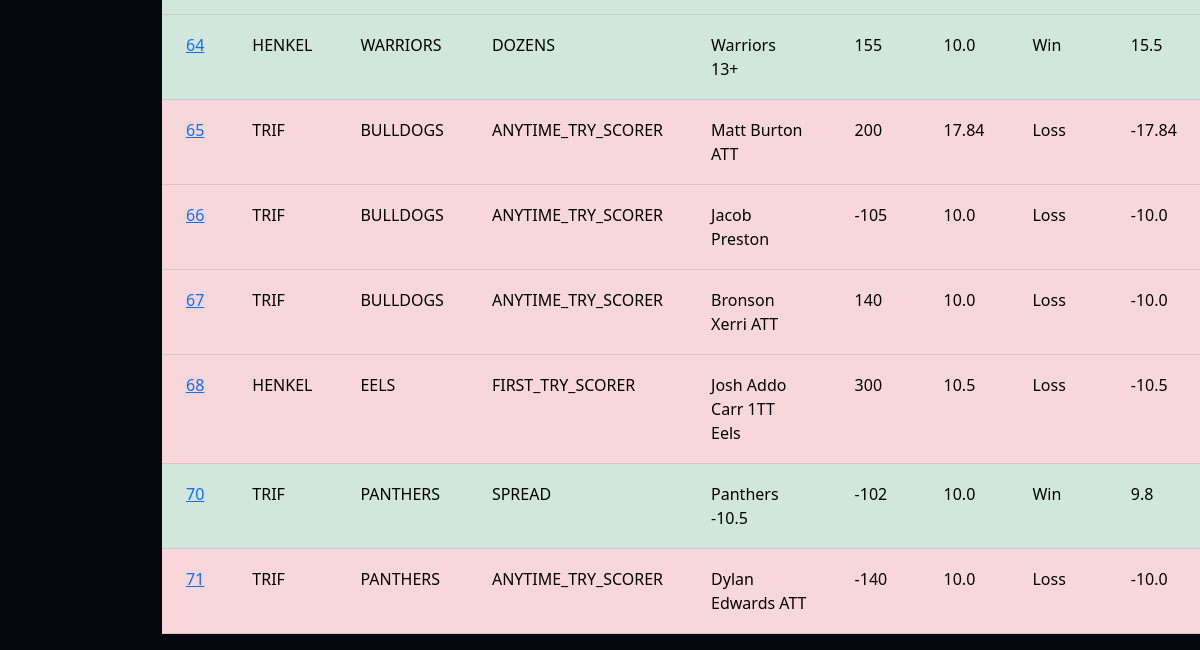
The app's page /transactions (lower part), older data.
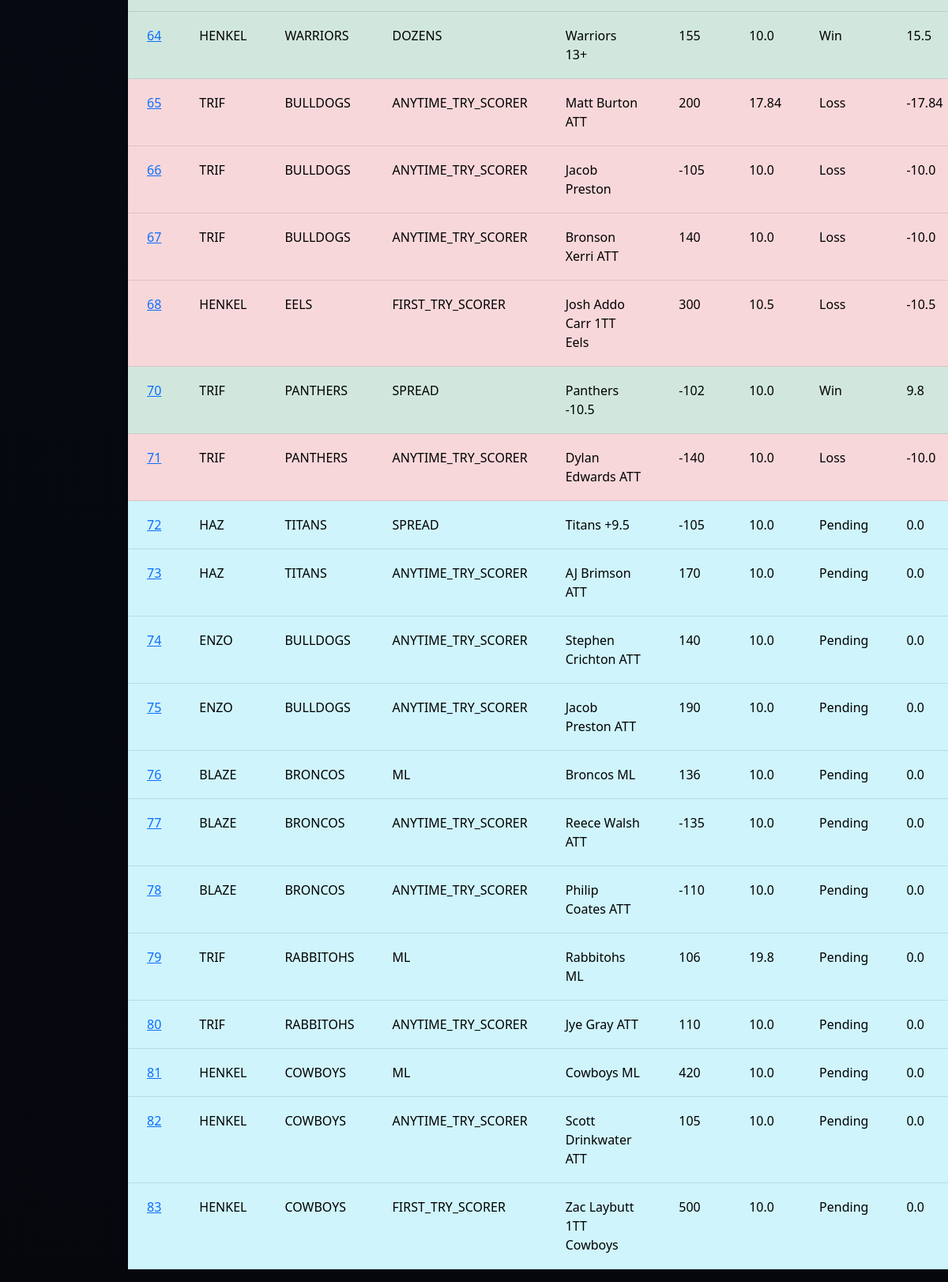
The same page, newer data.
### tables this page shows
CREATE TABLE Transactions (
                            ID INTEGER PRIMARY KEY AUTOINCREMENT,
                            PlayerID INTEGER,
                            Team TEXT,
                            BetType TEXT,
                            Description TEXT,
                            Odds INTEGER,
                            AmountBet REAL,
                            Status TEXT,
                            AmountWon REAL,
                            FOREIGN KEY(PlayerID) REFERENCES Players(ID)
                        );

CREATE TABLE Players (
                        ID INTEGER PRIMARY KEY AUTOINCREMENT,
                        Name TEXT,
                        BetsPlaced INTEGER,
                        SuccessRate REAL,
                        Bank REAL
                    );

### app.py (the view)
@app.route("/transactions")
def transactions():
    db = get_db(DB)
    data = db.execute("""
        SELECT Transactions.*, Players.Name
        FROM Transactions
        JOIN Players ON Players.ID = Transactions.PlayerID
    """).fetchall()
    return render_template("transactions.html", transactions=data)

### app.py (called while the page is built)
def get_db(DB):
    try:
        db = sqlite3.connect(DB)
        return db
    except sqlite3.Error as e:
        print(f"Error opening database: {e}")
        return None

### templates/transactions.html (shortened to what this page needs)
{% extends "base.html" %}
{% block content %}
<table class="table transaction-table">
    {% for p in transactions %}
    {% if p[7] == "Win" %}
    <tr class="table-success">
    {% elif p[7] == "Loss" %}
    <tr class="table-danger">
    {% elif p[7] == "Pending" %}
    <tr class="table-info">
    {% else %}
    <tr class="table-primary">
    {% endif %}
        <td>
            <a href="{{ url_for('player', id=p[0]) }}">
                {{ p[0] }}
            </a>
        </td>
        <td>{{ p[9] }}</td>
        <td>{{ p[2] }}</td>
        <td>{{ p[3] }}</td>
        <td>{{ p[4] }}</td>
        <td>{{ p[5] }}</td>
        <td>{{ p[6] }}</td>
        <td>{{ p[7] }}</td>
        <td>{{ p[8] }}</td>
    </tr>
    {% endfor %}
</table>
{% endblock %}

Row changes from the older to the newer data that the page shows:
added Transactions: ID "72", Name "HAZ", Team "TITANS", BetType "SPREAD", Description "Titans +9.5", Odds "-105", AmountBet "10.0", Status "Pending", AmountWon "0.0"
added Transactions: ID "73", Name "HAZ", Team "TITANS", BetType "ANYTIME_TRY_SCORER", Description "AJ Brimson ATT", Odds "170", AmountBet "10.0", Status "Pending", AmountWon "0.0"
added Transactions: ID "74", Name "ENZO", Team "BULLDOGS", BetType "ANYTIME_TRY_SCORER", Description "Stephen Crichton ATT", Odds "140", AmountBet "10.0", Status "Pending", AmountWon "0.0"
added Transactions: ID "75", Name "ENZO", Team "BULLDOGS", BetType "ANYTIME_TRY_SCORER", Description "Jacob Preston ATT", Odds "190", AmountBet "10.0", Status "Pending", AmountWon "0.0"
added Transactions: ID "76", Name "BLAZE", Team "BRONCOS", BetType "ML", Description "Broncos ML", Odds "136", AmountBet "10.0", Status "Pending", AmountWon "0.0"
added Transactions: ID "77", Name "BLAZE", Team "BRONCOS", BetType "ANYTIME_TRY_SCORER", Description "Reece Walsh ATT", Odds "-135", AmountBet "10.0", Status "Pending", AmountWon "0.0"
added Transactions: ID "78", Name "BLAZE", Team "BRONCOS", BetType "ANYTIME_TRY_SCORER", Description "Philip Coates ATT", Odds "-110", AmountBet "10.0", Status "Pending", AmountWon "0.0"
added Transactions: ID "79", Name "TRIF", Team "RABBITOHS", BetType "ML", Description "Rabbitohs ML", Odds "106", AmountBet "19.8", Status "Pending", AmountWon "0.0"
added Transactions: ID "80", Name "TRIF", Team "RABBITOHS", BetType "ANYTIME_TRY_SCORER", Description "Jye Gray ATT", Odds "110", AmountBet "10.0", Status "Pending", AmountWon "0.0"
added Transactions: ID "81", Name "HENKEL", Team "COWBOYS", BetType "ML", Description "Cowboys ML", Odds "420", AmountBet "10.0", Status "Pending", AmountWon "0.0"
added Transactions: ID "82", Name "HENKEL", Team "COWBOYS", BetType "ANYTIME_TRY_SCORER", Description "Scott Drinkwater ATT", Odds "105", AmountBet "10.0", Status "Pending", AmountWon "0.0"
added Transactions: ID "83", Name "HENKEL", Team "COWBOYS", BetType "FIRST_TRY_SCORER", Description "Zac Laybutt 1TT Cowboys", Odds "500", AmountBet "10.0", Status "Pending", AmountWon "0.0"
